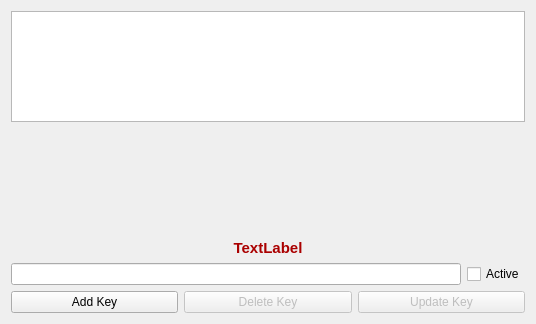
<?xml version="1.0" encoding="UTF-8"?>
<ui version="4.0">
 <class>Form</class>
 <widget class="QWidget" name="Form">
  <property name="geometry">
   <rect>
    <x>0</x>
    <y>0</y>
    <width>536</width>
    <height>324</height>
   </rect>
  </property>
  <property name="sizePolicy">
   <sizepolicy hsizetype="Fixed" vsizetype="Fixed">
    <horstretch>0</horstretch>
    <verstretch>0</verstretch>
   </sizepolicy>
  </property>
  <property name="minimumSize">
   <size>
    <width>536</width>
    <height>324</height>
   </size>
  </property>
  <property name="maximumSize">
   <size>
    <width>536</width>
    <height>324</height>
   </size>
  </property>
  <property name="windowTitle">
   <string>Form</string>
  </property>
  <layout class="QHBoxLayout" name="horizontalLayout_2">
   <item>
    <layout class="QVBoxLayout" name="verticalLayout">
     <item>
      <widget class="QTableView" name="tblAPI">
       <property name="enabled">
        <bool>true</bool>
       </property>
       <property name="horizontalScrollBarPolicy">
        <enum>Qt::ScrollBarAlwaysOff</enum>
       </property>
       <property name="sizeAdjustPolicy">
        <enum>QAbstractScrollArea::AdjustToContents</enum>
       </property>
       <property name="autoScroll">
        <bool>false</bool>
       </property>
       <property name="editTriggers">
        <set>QAbstractItemView::NoEditTriggers</set>
       </property>
       <property name="alternatingRowColors">
        <bool>false</bool>
       </property>
       <property name="selectionMode">
        <enum>QAbstractItemView::ExtendedSelection</enum>
       </property>
       <property name="selectionBehavior">
        <enum>QAbstractItemView::SelectRows</enum>
       </property>
       <property name="textElideMode">
        <enum>Qt::ElideRight</enum>
       </property>
       <property name="showGrid">
        <bool>true</bool>
       </property>
       <property name="sortingEnabled">
        <bool>true</bool>
       </property>
       <property name="wordWrap">
        <bool>false</bool>
       </property>
       <attribute name="horizontalHeaderMinimumSectionSize">
        <number>100</number>
       </attribute>
       <attribute name="horizontalHeaderDefaultSectionSize">
        <number>35</number>
       </attribute>
       <attribute name="horizontalHeaderHighlightSections">
        <bool>true</bool>
       </attribute>
       <attribute name="horizontalHeaderShowSortIndicator" stdset="0">
        <bool>false</bool>
       </attribute>
       <attribute name="horizontalHeaderStretchLastSection">
        <bool>true</bool>
       </attribute>
       <attribute name="verticalHeaderVisible">
        <bool>true</bool>
       </attribute>
       <attribute name="verticalHeaderCascadingSectionResizes">
        <bool>true</bool>
       </attribute>
       <attribute name="verticalHeaderDefaultSectionSize">
        <number>20</number>
       </attribute>
      </widget>
     </item>
     <item>
      <spacer name="vSpacer">
       <property name="orientation">
        <enum>Qt::Vertical</enum>
       </property>
       <property name="sizeHint" stdset="0">
        <size>
         <width>20</width>
         <height>40</height>
        </size>
       </property>
      </spacer>
     </item>
     <item>
      <widget class="QLabel" name="labelStatus">
       <property name="enabled">
        <bool>false</bool>
       </property>
       <property name="font">
        <font>
         <pointsize>11</pointsize>
         <bold>true</bold>
        </font>
       </property>
       <property name="styleSheet">
        <string notr="true">color: rgb(170, 0, 0);</string>
       </property>
       <property name="text">
        <string>TextLabel</string>
       </property>
       <property name="alignment">
        <set>Qt::AlignCenter</set>
       </property>
      </widget>
     </item>
     <item>
      <layout class="QHBoxLayout" name="horizontalLayout">
       <item>
        <widget class="QLineEdit" name="textEdit">
         <property name="enabled">
          <bool>true</bool>
         </property>
         <property name="font">
          <font>
           <pointsize>9</pointsize>
           <bold>false</bold>
          </font>
         </property>
         <property name="styleSheet">
          <string notr="true"/>
         </property>
        </widget>
       </item>
       <item>
        <widget class="QCheckBox" name="checkBoxActive">
         <property name="enabled">
          <bool>true</bool>
         </property>
         <property name="text">
          <string>Active</string>
         </property>
        </widget>
       </item>
      </layout>
     </item>
     <item>
      <layout class="QHBoxLayout" name="horizontalLayout_3">
       <item>
        <widget class="QPushButton" name="btnAdd">
         <property name="text">
          <string>Add Key</string>
         </property>
        </widget>
       </item>
       <item>
        <widget class="QPushButton" name="btnDelete">
         <property name="enabled">
          <bool>false</bool>
         </property>
         <property name="text">
          <string>Delete Key</string>
         </property>
        </widget>
       </item>
       <item>
        <widget class="QPushButton" name="btnUpdate">
         <property name="enabled">
          <bool>false</bool>
         </property>
         <property name="text">
          <string>Update Key</string>
         </property>
        </widget>
       </item>
      </layout>
     </item>
    </layout>
   </item>
  </layout>
 </widget>
 <resources/>
 <connections/>
</ui>
